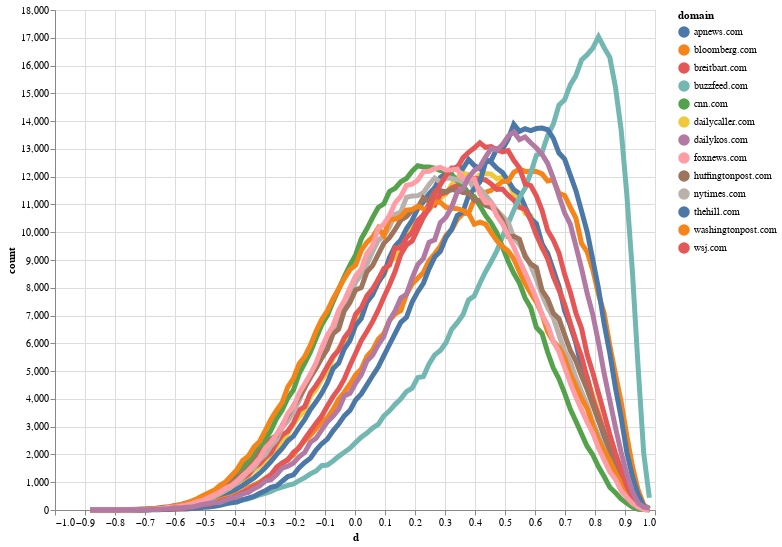

The notebook cell this image was saved under:
### Code cell
highlight = alt.selection(
    type='single',
    on='mouseover',
    fields=['domain'],
    nearest=True,
)

base = (alt
    .Chart(hist_df, width=700, height=500)
    .encode(x='d', y='count', color='domain'))

points = (base
    .mark_circle()
    .encode(opacity=alt.value(0))
    .add_selection(highlight)
    .properties(width=600))

lines = (base
    .mark_line()
    .encode(size=alt.condition(~highlight, alt.value(2), alt.value(5)), tooltip='domain'))

points + lines

### Figure 1 — Vega-Lite specification as saved in the notebook (floating-point values rounded to 4 significant figures; data arrays with more than 128 entries replaced by an {"elided": "..."} marker saying what was removed)
{"$schema": "https://vega.github.io/schema/vega-lite/v2.6.0.json", "config": {"view": {"height": 300, "width": 400}}, "datasets": {"data-8966908be57bd7ec0b5fc17fac4b3ec8": {"elided": "1300 records"}}, "layer": [{"data": {"name": "data-8966908be57bd7ec0b5fc17fac4b3ec8"}, "encoding": {"color": {"field": "domain", "type": "nominal"}, "opacity": {"value": 0}, "x": {"field": "d", "type": "quantitative"}, "y": {"field": "count", "type": "quantitative"}}, "height": 500, "mark": "circle", "selection": {"selector064": {"empty": "all", "fields": ["domain"], "nearest": true, "on": "mouseover", "resolve": "global", "type": "single"}}, "width": 600}, {"data": {"name": "data-8966908be57bd7ec0b5fc17fac4b3ec8"}, "encoding": {"color": {"field": "domain", "type": "nominal"}, "size": {"condition": {"selection": {"not": "selector064"}, "value": 2}, "value": 5}, "tooltip": {"field": "domain", "type": "nominal"}, "x": {"field": "d", "type": "quantitative"}, "y": {"field": "count", "type": "quantitative"}}, "height": 500, "mark": "line", "width": 700}]}
